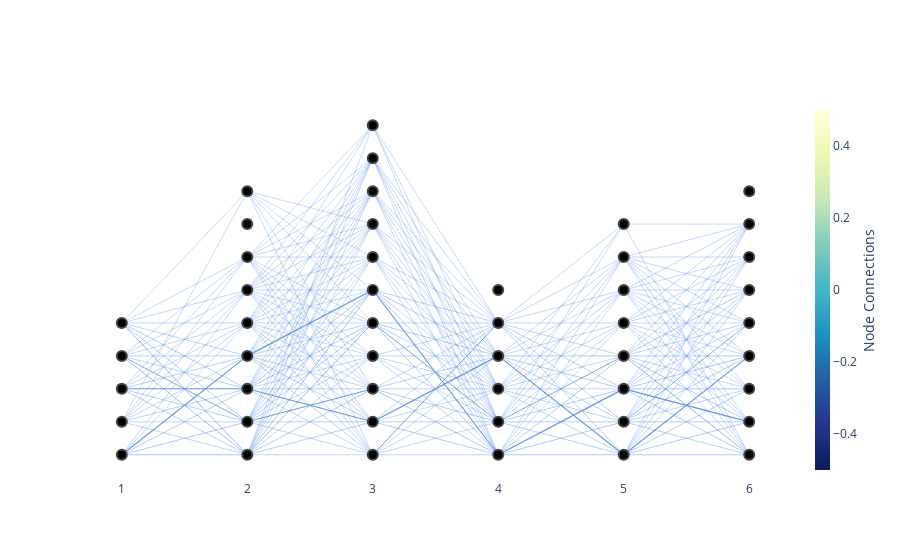

The code cell stored with this chart in its notebook:
### Code cell
plot_network(nodes, text, edges, distances.quantile(0.2))
